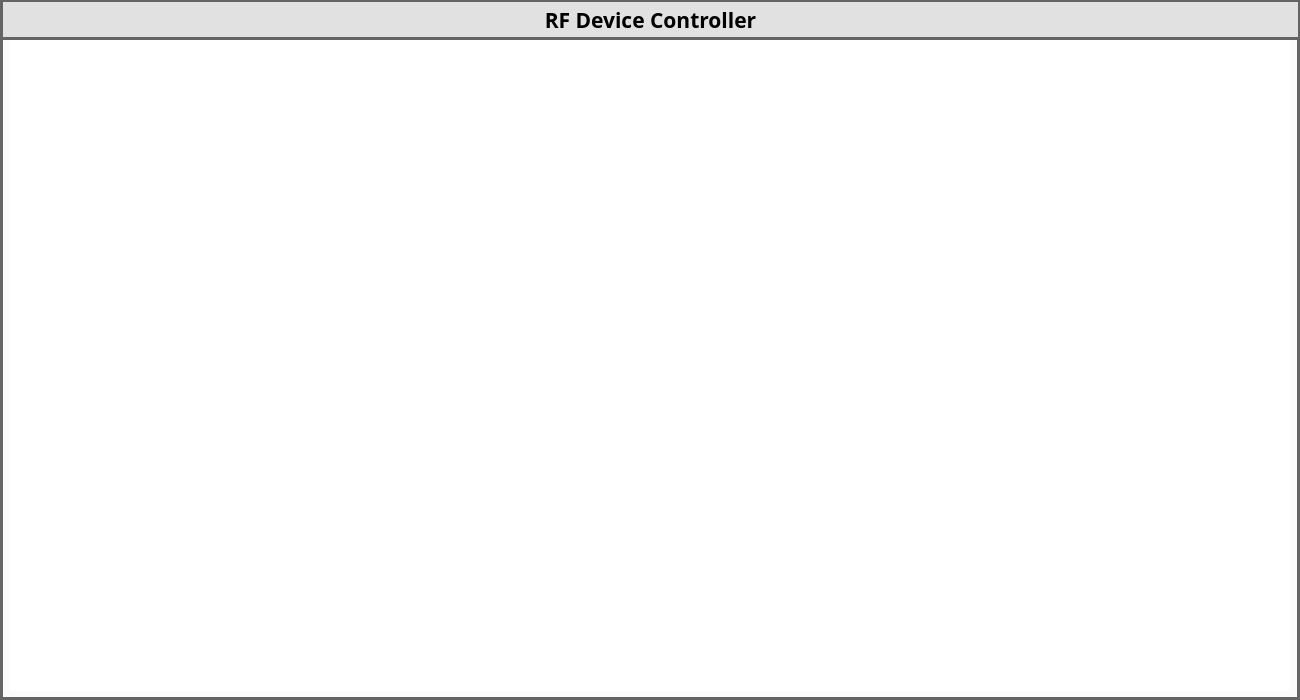
<?xml version="1.0" encoding="UTF-8"?>
<ui version="4.0">
 <class>Form</class>
 <widget class="QWidget" name="Form">
  <property name="geometry">
   <rect>
    <x>0</x>
    <y>0</y>
    <width>1300</width>
    <height>700</height>
   </rect>
  </property>
  <property name="minimumSize">
   <size>
    <width>1300</width>
    <height>700</height>
   </size>
  </property>
  <property name="windowTitle">
   <string>Form</string>
  </property>
  <widget class="QGroupBox" name="CTL_BOX">
   <property name="geometry">
    <rect>
     <x>0</x>
     <y>0</y>
     <width>1300</width>
     <height>700</height>
    </rect>
   </property>
   <property name="styleSheet">
    <string notr="true">background-color:rgb(250,250,250);
border-style: solid;
border-color:rgb(100,100,100);
border-width: 3px;</string>
   </property>
   <property name="title">
    <string/>
   </property>
   <widget class="QScrollArea" name="DEV_AREA">
    <property name="geometry">
     <rect>
      <x>10</x>
      <y>40</y>
      <width>1281</width>
      <height>651</height>
     </rect>
    </property>
    <property name="styleSheet">
     <string notr="true">background-color:rgb(255, 255, 255);
border-style: solid;
border-color:rgb(100,100,100);
border-width: 0px;</string>
    </property>
    <property name="widgetResizable">
     <bool>true</bool>
    </property>
    <widget class="QWidget" name="scrollAreaWidgetContents">
     <property name="geometry">
      <rect>
       <x>0</x>
       <y>0</y>
       <width>1281</width>
       <height>651</height>
      </rect>
     </property>
    </widget>
   </widget>
   <widget class="QLabel" name="LBL_TITLE">
    <property name="geometry">
     <rect>
      <x>0</x>
      <y>-1</y>
      <width>1301</width>
      <height>41</height>
     </rect>
    </property>
    <property name="font">
     <font>
      <family>Arial Black</family>
      <pointsize>16</pointsize>
      <weight>75</weight>
      <bold>true</bold>
     </font>
    </property>
    <property name="styleSheet">
     <string notr="true">background-color:rgb(225, 225, 225);
border-style: solid;
border-color:rgb(100,100,100);
border-width: 3px;</string>
    </property>
    <property name="text">
     <string>RF Device Controller</string>
    </property>
    <property name="alignment">
     <set>Qt::AlignCenter</set>
    </property>
   </widget>
  </widget>
 </widget>
 <resources/>
 <connections/>
</ui>
